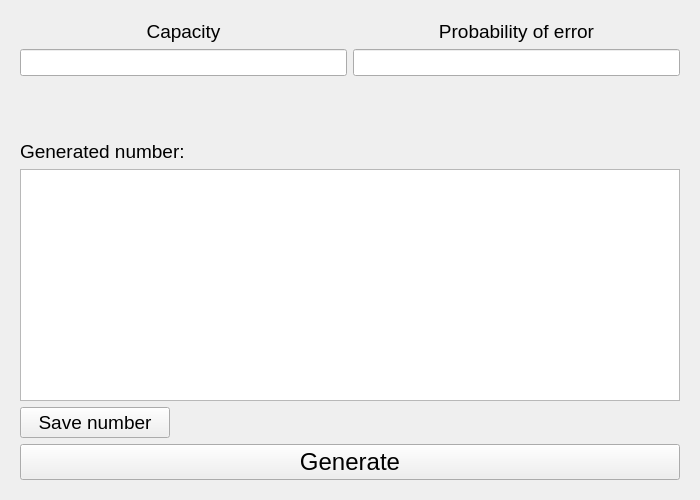
<?xml version="1.0" encoding="UTF-8"?>
<ui version="4.0">
 <class>GenPrimeNumberWidget</class>
 <widget class="QWidget" name="GenPrimeNumberWidget">
  <property name="geometry">
   <rect>
    <x>0</x>
    <y>0</y>
    <width>700</width>
    <height>500</height>
   </rect>
  </property>
  <property name="minimumSize">
   <size>
    <width>700</width>
    <height>500</height>
   </size>
  </property>
  <property name="windowTitle">
   <string>Generating prime number</string>
  </property>
  <layout class="QVBoxLayout" name="verticalLayout_2">
   <item>
    <widget class="QWidget" name="inputDataWidget" native="true">
     <layout class="QVBoxLayout" name="verticalLayout">
      <item>
       <layout class="QHBoxLayout" name="labelsHL">
        <item>
         <widget class="QLabel" name="capacityLabel">
          <property name="sizePolicy">
           <sizepolicy hsizetype="Expanding" vsizetype="Minimum">
            <horstretch>0</horstretch>
            <verstretch>0</verstretch>
           </sizepolicy>
          </property>
          <property name="minimumSize">
           <size>
            <width>0</width>
            <height>0</height>
           </size>
          </property>
          <property name="font">
           <font>
            <pointsize>14</pointsize>
           </font>
          </property>
          <property name="text">
           <string>Capacity</string>
          </property>
          <property name="alignment">
           <set>Qt::AlignCenter</set>
          </property>
         </widget>
        </item>
        <item>
         <widget class="QLabel" name="probOfErrorLabel">
          <property name="sizePolicy">
           <sizepolicy hsizetype="Expanding" vsizetype="Minimum">
            <horstretch>0</horstretch>
            <verstretch>0</verstretch>
           </sizepolicy>
          </property>
          <property name="font">
           <font>
            <pointsize>14</pointsize>
           </font>
          </property>
          <property name="text">
           <string>Probability of error</string>
          </property>
          <property name="alignment">
           <set>Qt::AlignCenter</set>
          </property>
         </widget>
        </item>
       </layout>
      </item>
      <item>
       <layout class="QHBoxLayout" name="lineEditsHL">
        <item>
         <widget class="QLineEdit" name="capacityLineEdit">
          <property name="font">
           <font>
            <pointsize>12</pointsize>
           </font>
          </property>
         </widget>
        </item>
        <item>
         <widget class="QLineEdit" name="probOfErrorLineEdit">
          <property name="font">
           <font>
            <pointsize>12</pointsize>
           </font>
          </property>
         </widget>
        </item>
       </layout>
      </item>
      <item>
       <layout class="QVBoxLayout" name="resLabelsVL">
        <item>
         <widget class="QLabel" name="runtimeLabel">
          <property name="sizePolicy">
           <sizepolicy hsizetype="Preferred" vsizetype="Preferred">
            <horstretch>0</horstretch>
            <verstretch>0</verstretch>
           </sizepolicy>
          </property>
          <property name="font">
           <font>
            <pointsize>14</pointsize>
           </font>
          </property>
          <property name="text">
           <string> </string>
          </property>
          <property name="alignment">
           <set>Qt::AlignCenter</set>
          </property>
         </widget>
        </item>
        <item>
         <widget class="QLabel" name="countIterLabel">
          <property name="sizePolicy">
           <sizepolicy hsizetype="Preferred" vsizetype="Preferred">
            <horstretch>0</horstretch>
            <verstretch>0</verstretch>
           </sizepolicy>
          </property>
          <property name="font">
           <font>
            <pointsize>14</pointsize>
           </font>
          </property>
          <property name="text">
           <string> </string>
          </property>
          <property name="alignment">
           <set>Qt::AlignCenter</set>
          </property>
         </widget>
        </item>
        <item>
         <widget class="QLabel" name="genNumberLabel">
          <property name="maximumSize">
           <size>
            <width>250</width>
            <height>16777215</height>
           </size>
          </property>
          <property name="font">
           <font>
            <pointsize>14</pointsize>
           </font>
          </property>
          <property name="text">
           <string>Generated number:</string>
          </property>
         </widget>
        </item>
        <item>
         <widget class="QTextBrowser" name="genNumberTextBrowser">
          <property name="font">
           <font>
            <pointsize>12</pointsize>
           </font>
          </property>
         </widget>
        </item>
        <item>
         <widget class="QPushButton" name="saveNumberPushButton">
          <property name="maximumSize">
           <size>
            <width>150</width>
            <height>16777215</height>
           </size>
          </property>
          <property name="font">
           <font>
            <pointsize>14</pointsize>
           </font>
          </property>
          <property name="text">
           <string>Save number</string>
          </property>
         </widget>
        </item>
        <item>
         <widget class="QPushButton" name="genPushButton">
          <property name="sizePolicy">
           <sizepolicy hsizetype="Preferred" vsizetype="Fixed">
            <horstretch>0</horstretch>
            <verstretch>0</verstretch>
           </sizepolicy>
          </property>
          <property name="minimumSize">
           <size>
            <width>0</width>
            <height>0</height>
           </size>
          </property>
          <property name="font">
           <font>
            <pointsize>18</pointsize>
           </font>
          </property>
          <property name="text">
           <string>Generate</string>
          </property>
         </widget>
        </item>
       </layout>
      </item>
     </layout>
    </widget>
   </item>
  </layout>
 </widget>
 <resources/>
 <connections/>
</ui>
